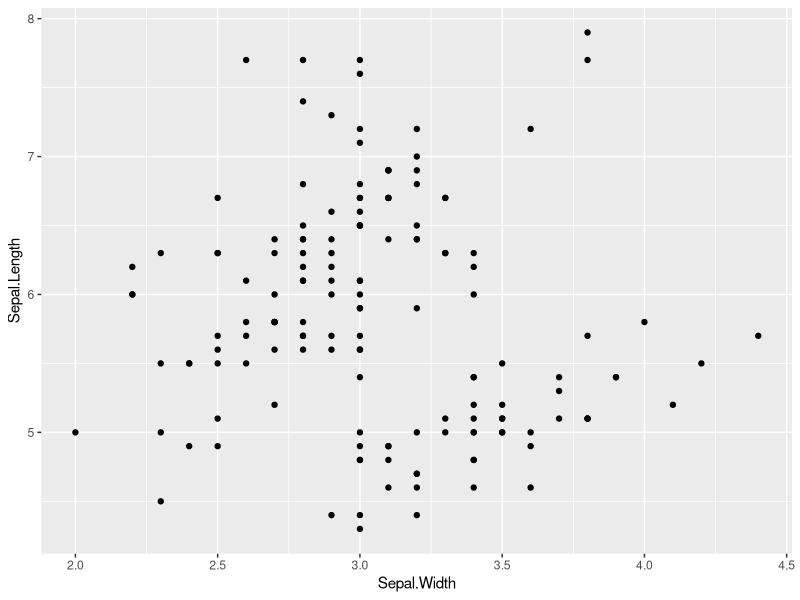
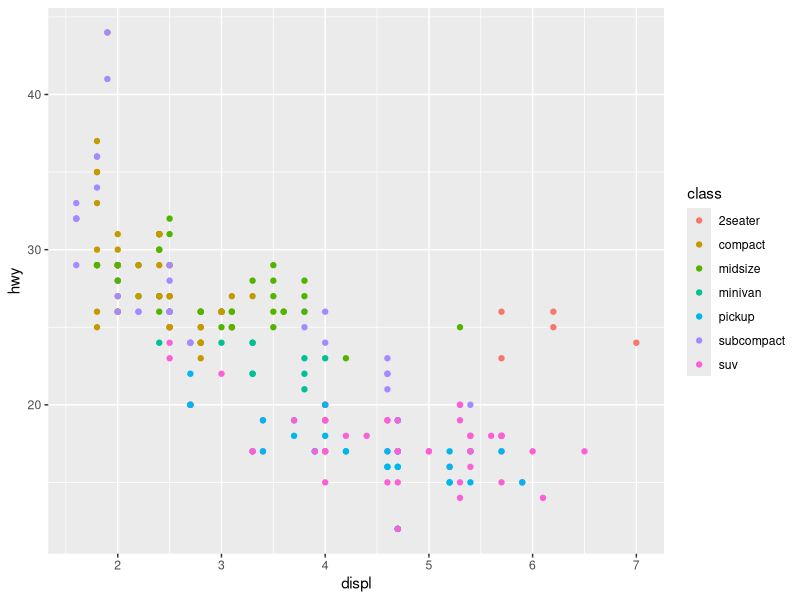
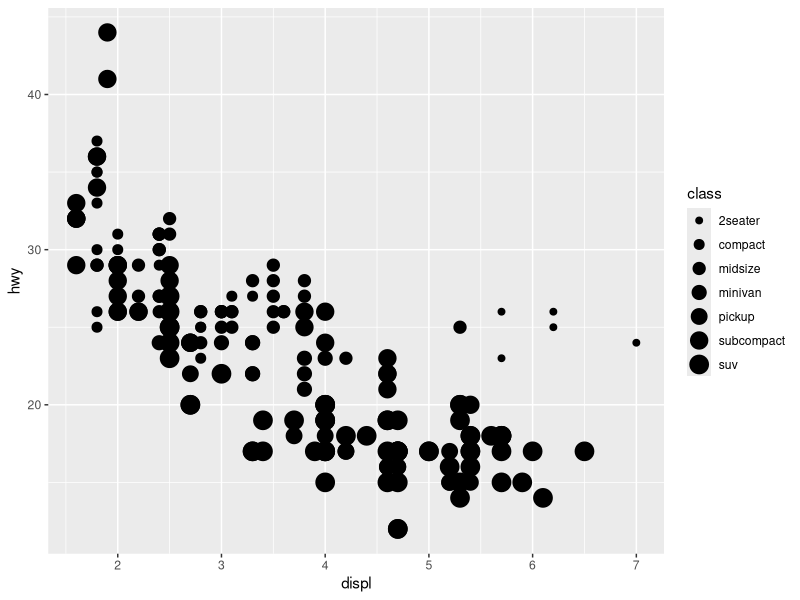
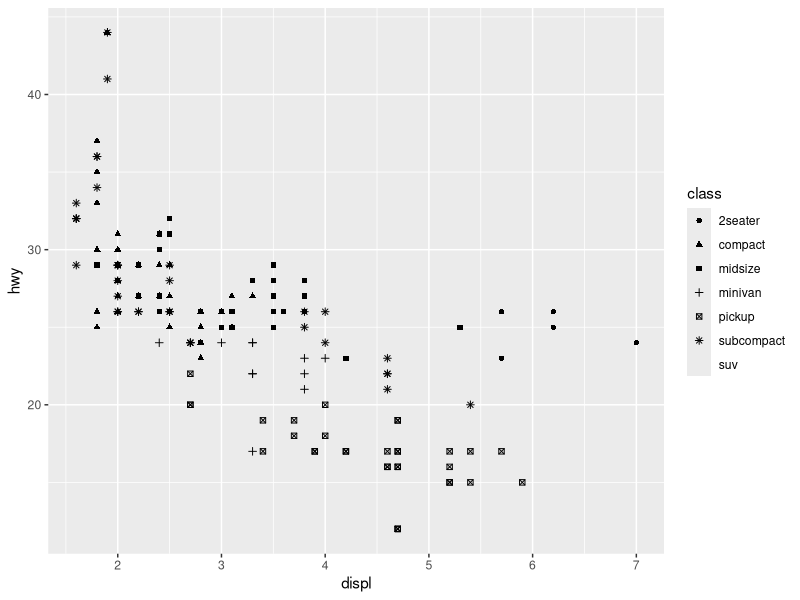
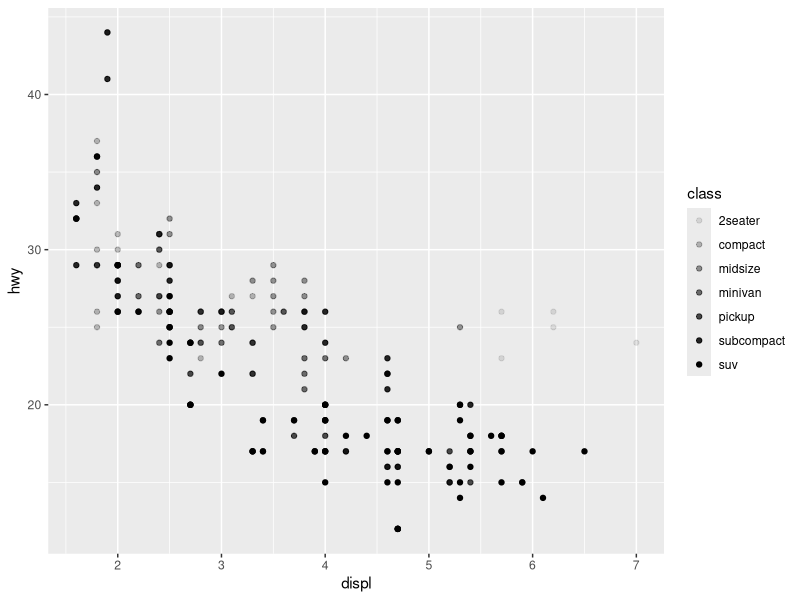
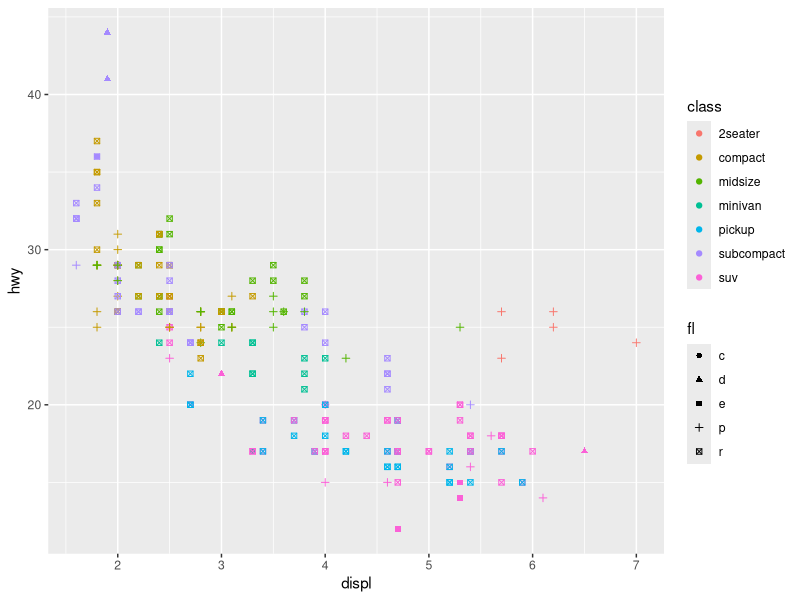
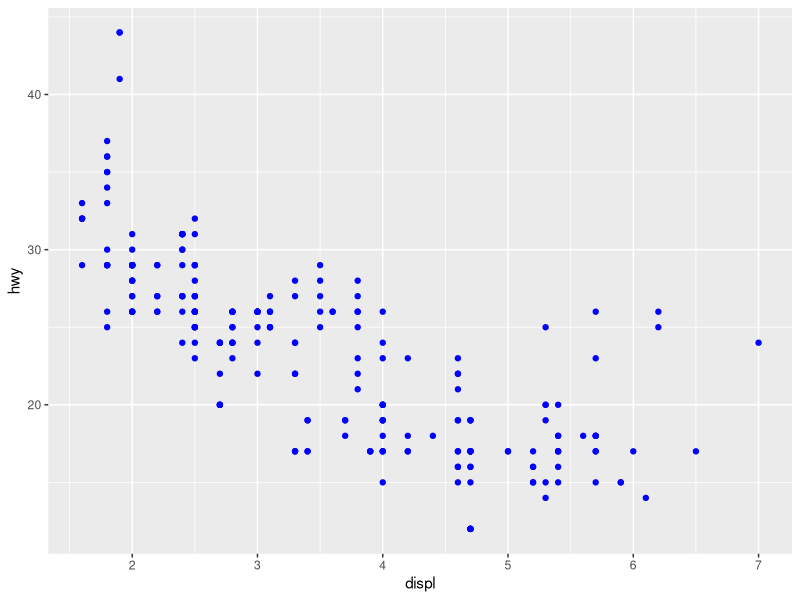
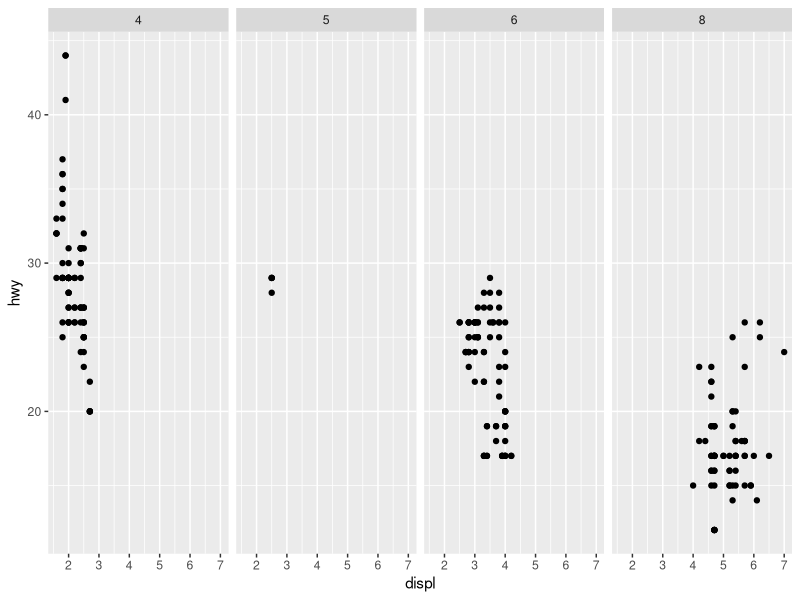

Reproduce these figures in R, in order.
library(ggplot2)
ggplot(data = iris) +
  geom_point(mapping = aes( x = Sepal.Width, y = Sepal.Length) )

"

aes (aesthetic) = seria equivalente aos eixos/dimensões/variáveis

"

mean(iris$Sepal.Length) # Posso ainda escrever, ou seja, omitir o nome dos argumentos
mean(x = iris$Sepal.Length)

# 1
ggplot(mpg) + 
  geom_point(mapping = aes(x = displ, y = hwy, color = class))

# 2
ggplot(mpg) + 
  geom_point(mapping = aes(x = displ, y = hwy, size = class))

# 3
ggplot(mpg) + 
  geom_point(mapping = aes(x = displ, y = hwy, shape = class))

# 4
ggplot(mpg) + 
  geom_point(mapping = aes(x = displ, y = hwy, alpha = class))

# Colocando quantas eu quiser
ggplot(mpg) + 
  geom_point(mapping = aes(x = displ, y = hwy, color = class, shape = fl))


ggplot(mpg) + 
  geom_point(mapping = aes(x = displ, y = hwy), color = "blue")


ggplot(mpg) +
  geom_point( aes(x = displ, y = hwy) ) +
  facet_grid(.~cyl) # y em função de ...
 # categorias alinhadas, por niveis, em uma mesma dimensão


ggplot(mpg) +
  geom_point( aes(x = displ, y = hwy) ) +
  facet_wrap(~class)
# categorias alinhadas, por sequências, em uma mesma dimensão
